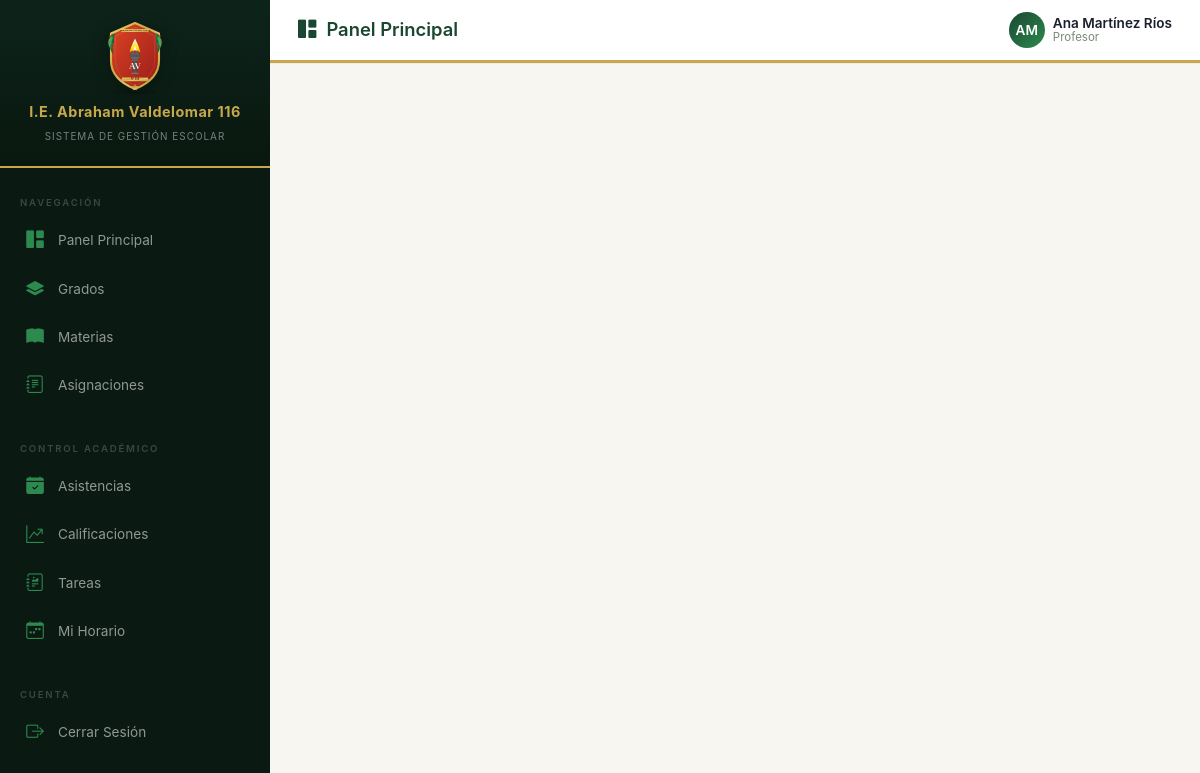
Page /usuarios/registrar/ (signed in) on the committed database.
### usuarios/models.py (models this page shows, shortened)
class Usuario(AbstractUser):
    TIPO_USUARIO = [
        ('admin', 'Administrador'),
        ('director', 'Director'),
        ('profesor', 'Profesor'),
        ('alumno', 'Alumno'),
        ('padre', 'Padre de Familia'),
    ]
    rol = models.CharField(max_length=20, choices=TIPO_USUARIO, default='alumno')
    dni = models.CharField(max_length=8, unique=True, blank=True, null=True, verbose_name='DNI')
    telefono = models.CharField(max_length=15, blank=True, null=True)
    direccion = models.TextField(blank=True, null=True)
    foto = models.ImageField(upload_to='fotos/', blank=True, null=True)
    especialidad = models.CharField(max_length=200, blank=True, null=True, verbose_name='Especialidad')
    titulo_profesional = models.CharField(max_length=200, blank=True, null=True, verbose_name='Título Profesional')
    fecha_nacimiento = models.DateField(blank=True, null=True, verbose_name='Fecha de Nacimiento')
    class Meta:
        verbose_name = 'Usuario'
        verbose_name_plural = 'Usuarios'

### usuarios/views.py (the view)
# urls.py: path('registrar/', views.registrar, name='registrar'),
def registrar(request):
    if request.method == 'POST':
        form = RegistroForm(request.POST)
        if form.is_valid():
            user = form.save()
            user.backend = 'django.contrib.auth.backends.ModelBackend'
            login(request, user)
            messages.success(request, f'Cuenta creada correctamente. ¡Bienvenido {user.first_name}!')
            return redirect('home')
    else:
        form = RegistroForm()
    return render(request, 'registration/registro.html', {'form': form})

### templates/registration/registro.html (shortened to what this page needs)
{% extends 'base.html' %}
{% load static %}

### templates/base.html (shortened to what this page needs)
<!DOCTYPE html>
<html lang="es">
<head>
    <link href="https://cdn.jsdelivr.net/npm/bootstrap@5.3.3/dist/css/bootstrap.min.css" rel="stylesheet">
    <link rel="stylesheet" href="https://cdn.jsdelivr.net/npm/bootstrap-icons@1.11.3/font/bootstrap-icons.min.css">
    <link rel="stylesheet" href="/static/css/styles.css">
</head>
<body>
{% if user.is_authenticated %}
<div class="wrapper">
    <nav class="sidebar" id="sidebar">
        <div class="sidebar-header">
            <img src="/static/img/escudo.svg" alt="Escudo" class="escudo-img">
            <h3>I.E. Abraham Valdelomar 116</h3>
            <small>Sistema de Gestión Escolar</small>
        </div>
        <div class="sidebar-menu">
            {% if user.rol == 'alumno' %}
            <ul class="nav flex-column">
                <li class="nav-item active">
                    <a class="nav-link" href="{% url 'home' %}">
                        <i class="bi bi-house-fill"></i> Inicio
                    </a>
                </li>
            </ul>
            <div class="menu-label">Académico</div>
            <ul class="nav flex-column">
                <li class="nav-item">
                    <a class="nav-link" href="{% url 'mis_cursos' %}">
                        <i class="bi bi-briefcase-fill"></i> Mis Cursos
                    </a>
                </li>
                <li class="nav-item">
                    <a class="nav-link" href="{% url 'plan_estudios' %}">
                        <i class="bi bi-journal-bookmark-fill"></i> Plan de Estudios
                    </a>
                </li>
                <li class="nav-item">
                    <a class="nav-link" href="{% url 'mis_horarios' %}">
                        <i class="bi bi-clock-fill"></i> Mi Horario
                    </a>
                </li>
                <li class="nav-item">
                    <a class="nav-link" href="{% url 'lista_calificaciones' %}">
                        <i class="bi bi-star-fill"></i> Mis Notas
                    </a>
                </li>
                <li class="nav-item">
                    <a class="nav-link" href="{% url 'mis_asistencias' %}">
                        <i class="bi bi-clipboard2-check-fill"></i> Mi Asistencia
                    </a>
                </li>
                <li class="nav-item">
                    <a class="nav-link" href="{% url 'lista_tareas' %}">
                        <i class="bi bi-journal-text"></i> Tareas
                    </a>
                </li>
                <li class="nav-item">
                    <a class="nav-link" href="{% url 'lista_materias' %}">
                        <i class="bi bi-box-seam-fill"></i> Materiales
                    </a>
                </li>
            </ul>
            <div class="menu-label">Formación</div>
            <ul class="nav flex-column">
                <li class="nav-item">
                    <a class="nav-link disabled" href="#" tabindex="-1" aria-disabled="true" style="opacity:0.45;">
                        <i class="bi bi-heart-fill"></i> Conducta
                    </a>
                </li>
                <li class="nav-item">
                    <a class="nav-link disabled" href="#" tabindex="-1" aria-disabled="true" style="opacity:0.45;">
                        <i class="bi bi-award-fill"></i> Logros
                    </a>
                </li>
            </ul>
            <div class="menu-label">Comunicación</div>
            <ul class="nav flex-column">
                <li class="nav-item">
                    <a class="nav-link disabled" href="#" tabindex="-1" aria-disabled="true" style="opacity:0.45;">
                        <i class="bi bi-megaphone-fill"></i> Comunicados
                    </a>
                </li>
                <li class="nav-item">
                    <a class="nav-link disabled" href="#" tabindex="-1" aria-disabled="true" style="opacity:0.45;">
                        <i class="bi bi-chat-dots-fill"></i> Mensajes
                    </a>
                </li>
            </ul>
            <div class="menu-label">Cuenta</div>
            <ul class="nav flex-column">
                <li class="nav-item">
                    <a class="nav-link" href="{% url 'perfil' %}">
                        <i class="bi bi-person-fill"></i> Mi Perfil
                    </a>
                </li>
                <li class="nav-item">
                    <a class="nav-link disabled" href="#" tabindex="-1" aria-disabled="true" style="opacity:0.45;">
                        <i class="bi bi-gear-fill"></i> Configuración
                    </a>
                </li>
            </ul>
            <div class="sidebar-logout mt-auto">
                <form method="post" action="{% url 'logout' %}" class="d-inline w-100">
                    {% csrf_token %}
                    <button type="submit" class="sidebar-logout-btn">
                        <i class="bi bi-box-arrow-right"></i> Cerrar Sesión
                    </button>
                </form>
            </div>
            {% else %}
            <div class="menu-label">Navegación</div>
            <ul class="nav flex-column">
                <li class="nav-item">
                    <a class="nav-link" href="{% url 'home' %}">
                        <i class="bi bi-grid-1x2-fill"></i> Panel Principal
                    </a>
                </li>
                {% if user.rol == 'admin' or user.rol == 'director' or user.rol == 'profesor' %}
                <li class="nav-item">
                    <a class="nav-link" href="{% url 'lista_grados' %}">
                        <i class="bi bi-layers-fill"></i> Grados
                    </a>
                </li>
                {% endif %}
                <li class="nav-item">
                    <a class="nav-link" href="{% url 'lista_materias' %}">
                        <i class="bi bi-book-fill"></i> Materias
                    </a>
                </li>
                <li class="nav-item">
                    <a class="nav-link" href="{% url 'lista_asignaciones' %}">
                        <i class="bi bi-journal-text"></i> Asignaciones
                    </a>
                </li>
            </ul>
            <div class="menu-label mt-3">Control Académico</div>
            <ul class="nav flex-column">
                {% if user.rol == 'profesor' or user.rol == 'admin' or user.rol == 'director' %}
                <li class="nav-item">
                    <a class="nav-link" href="{% url 'lista_asistencias' %}">
                        <i class="bi bi-calendar-check-fill"></i> Asistencias
                    </a>
                </li>
                <li class="nav-item">
                    <a class="nav-link" href="{% url 'lista_calificaciones' %}">
                        <i class="bi bi-graph-up-arrow"></i> Calificaciones
                    </a>
                </li>
                {% endif %}
                <li class="nav-item">
                    <a class="nav-link" href="{% url 'lista_tareas' %}">
                        <i class="bi bi-journal-richtext"></i> Tareas
                    </a>
                </li>
                {% if user.rol == 'profesor' %}
                <li class="nav-item">
                    <a class="nav-link" href="{% url 'mis_horarios' %}">
                        <i class="bi bi-calendar-week"></i> Mi Horario
                    </a>
                </li>
                {% endif %}
            </ul>
            <div class="menu-label mt-3">Cuenta</div>
            <ul class="nav flex-column">
                <li class="nav-item">
                    <form method="post" action="{% url 'logout' %}" class="d-inline w-100">
                        <button type="submit" class="nav-link w-100 text-start" style="background:none;border:none;">
                            <i class="bi bi-box-arrow-right"></i> Cerrar Sesión
                        </button>
                    </form>
                </li>
            </ul>
            {% endif %}
        </div>
    </nav>
    <div class="content">
        <nav class="top-navbar">
            <div class="d-flex align-items-center gap-3">
                <div class="page-title">
                    <i class="bi bi-{{ icon|default:'grid-1x2-fill' }}"></i>
                    {% block page_title %}Panel Principal{% endblock %}
                </div>
            </div>
            <div class="user-dropdown dropdown">
                <div class="d-flex align-items-center gap-2" data-bs-toggle="dropdown">
                    <div class="user-avatar">
                        {{ user.first_name|first|upper }}{{ user.last_name|first|upper }}
                    </div>
                    <div class="user-info d-none d-md-block">
                        <div class="user-name">{{ user.get_full_name|default:user.username }}</div>
                        <div class="user-role">{{ user.get_rol_display }}</div>
                    </div>
                </div>
            </div>
        </nav>
        <main class="main-content">
        </main>
    </div>
</div>
{% else %}
    {% block auth_content %}{% endblock %}
{% endif %}
</body>
</html>

### static/css/styles.css (style rules this page uses)
* { margin: 0; padding: 0; box-sizing: border-box; }
body { font-family: 'Inter', 'Segoe UI', system-ui, -apple-system, sans-serif; background: var(--cream); color: var(--text); overflow-x: hidden; -webkit-font-smoothing: antialiased; }
.wrapper { display: flex; min-height: 100vh; }
.sidebar { width: var(--sidebar-width); background: var(--sidebar-bg); position: fixed; top: 0; left: 0; height: 100vh; z-index: 1000; transition: var(--transition); overflow-y: auto; }
.sidebar-header { padding: 20px 16px; text-align: center; background: linear-gradient(180deg, #0d241a 0%, #09170f 100%); border-bottom: 2px solid var(--gold); }
.sidebar-header .escudo-img { width: 60px; height: auto; margin-bottom: 8px; filter: drop-shadow(0 2px 8px rgba(0,0,0,0.3)); }
.sidebar-header h3 { color: var(--gold); font-weight: 700; font-size: 0.9rem; margin: 0; letter-spacing: 0.5px; line-height: 1.3; }
.sidebar-header small { color: rgba(255,255,255,0.45); font-size: 0.62rem; letter-spacing: 1px; text-transform: uppercase; }
.sidebar-menu { padding: 12px 0; display: flex; flex-direction: column; flex: 1; overflow-y: auto; }
.sidebar .menu-label { color: rgba(255,255,255,0.2); text-transform: uppercase; font-size: 0.6rem; letter-spacing: 1.8px; padding: 16px 20px 6px; font-weight: 600; }
.sidebar .nav-item { margin: 2px 10px; border-radius: 8px; transition: var(--transition); }
.sidebar .nav-link { color: rgba(255,255,255,0.55); padding: 9px 14px; display: flex; align-items: center; gap: 12px; font-size: 0.85rem; font-weight: 400; text-decoration: none; transition: var(--transition); }
.sidebar .nav-link i { font-size: 1.1rem; width: 22px; text-align: center; color: var(--emerald); }
.top-navbar { background: #fff; padding: 12px 28px; box-shadow: 0 1px 0 rgba(0,0,0,0.04); display: flex; justify-content: space-between; align-items: center; position: sticky; top: 0; z-index: 999; border-bottom: 3px solid var(--gold); }
.page-title { font-size: 1.15rem; font-weight: 600; color: var(--primary); display: flex; align-items: center; gap: 10px; }
.user-dropdown { display: flex; align-items: center; gap: 12px; cursor: pointer; }
.user-avatar { width: 36px; height: 36px; border-radius: 50%; background: linear-gradient(135deg, var(--primary), var(--emerald)); color: #fff; display: flex; align-items: center; justify-content: center; font-weight: 600; font-size: 0.85rem; }
.user-info { line-height: 1.2; }
.user-name { font-weight: 600; font-size: 0.85rem; color: #1a202c; }
.user-role { font-size: 0.72rem; color: var(--text-light); text-transform: capitalize; }
.content { margin-left: var(--sidebar-width); flex: 1; min-height: 100vh; }
.main-content { padding: 28px 32px; }

### rows in the picture
Usuario: first_name|first "A", last_name|first "M", get_full_name "Ana Martínez Ríos", rol "Profesor"
